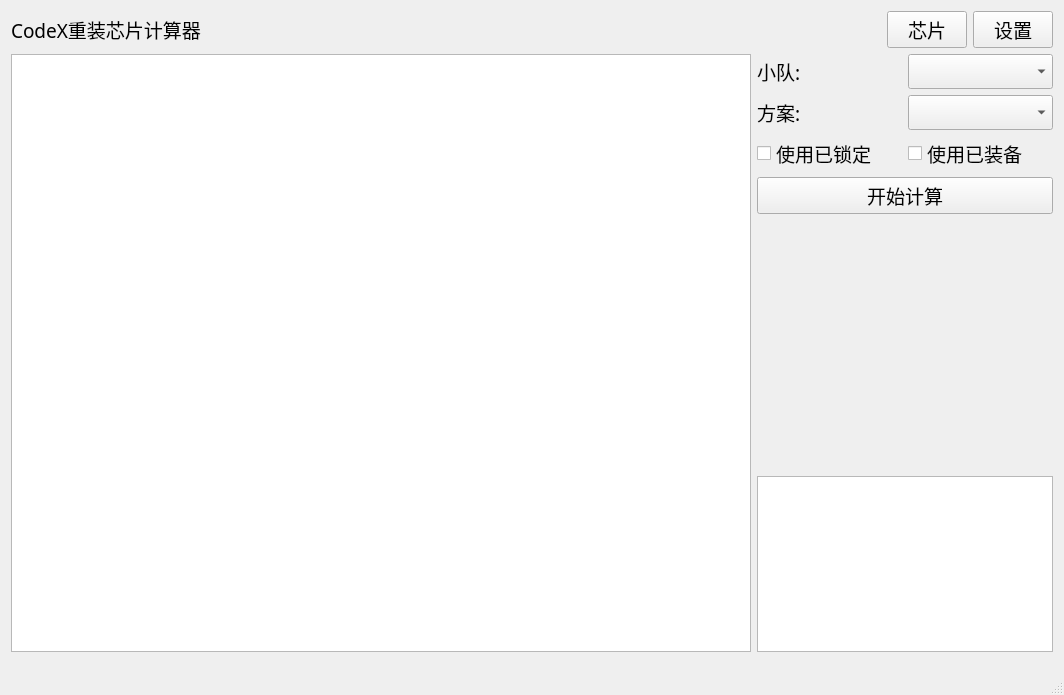
<?xml version="1.0" encoding="UTF-8"?>
<ui version="4.0">
 <class>CodeX</class>
 <widget class="QMainWindow" name="CodeX">
  <property name="geometry">
   <rect>
    <x>0</x>
    <y>0</y>
    <width>1064</width>
    <height>695</height>
   </rect>
  </property>
  <property name="font">
   <font>
    <family>等线</family>
    <pointsize>14</pointsize>
   </font>
  </property>
  <property name="windowTitle">
   <string>CodeX重装芯片计算器</string>
  </property>
  <widget class="QWidget" name="centralWidget">
   <layout class="QGridLayout" name="gridLayout" columnstretch="5,2">
    <item row="1" column="1">
     <layout class="QVBoxLayout" name="verticalLayout">
      <item>
       <layout class="QGridLayout" name="gridLayout_2">
        <item row="2" column="1">
         <widget class="QCheckBox" name="useEquippedCheckBox">
          <property name="text">
           <string>使用已装备</string>
          </property>
         </widget>
        </item>
        <item row="0" column="0">
         <widget class="QLabel" name="label_2">
          <property name="sizePolicy">
           <sizepolicy hsizetype="Minimum" vsizetype="Minimum">
            <horstretch>0</horstretch>
            <verstretch>0</verstretch>
           </sizepolicy>
          </property>
          <property name="text">
           <string>小队:</string>
          </property>
         </widget>
        </item>
        <item row="1" column="1">
         <widget class="QComboBox" name="configsComboBox"/>
        </item>
        <item row="1" column="0">
         <widget class="QLabel" name="label_3">
          <property name="sizePolicy">
           <sizepolicy hsizetype="Preferred" vsizetype="Minimum">
            <horstretch>0</horstretch>
            <verstretch>0</verstretch>
           </sizepolicy>
          </property>
          <property name="text">
           <string>方案:</string>
          </property>
         </widget>
        </item>
        <item row="0" column="1">
         <widget class="QComboBox" name="squadsComboBox">
          <property name="sizePolicy">
           <sizepolicy hsizetype="Preferred" vsizetype="Fixed">
            <horstretch>0</horstretch>
            <verstretch>0</verstretch>
           </sizepolicy>
          </property>
         </widget>
        </item>
        <item row="2" column="0">
         <widget class="QCheckBox" name="useLockedCheckBox">
          <property name="text">
           <string>使用已锁定</string>
          </property>
         </widget>
        </item>
        <item row="3" column="0" colspan="2">
         <widget class="QPushButton" name="solveButton">
          <property name="text">
           <string>开始计算</string>
          </property>
         </widget>
        </item>
       </layout>
      </item>
      <item>
       <layout class="QHBoxLayout" name="horizontalLayout_3">
        <item>
         <widget class="ChipView" name="chipView" native="true">
          <property name="sizePolicy">
           <sizepolicy hsizetype="Fixed" vsizetype="Fixed">
            <horstretch>0</horstretch>
            <verstretch>0</verstretch>
           </sizepolicy>
          </property>
          <property name="minimumSize">
           <size>
            <width>250</width>
            <height>250</height>
           </size>
          </property>
          <property name="maximumSize">
           <size>
            <width>250</width>
            <height>250</height>
           </size>
          </property>
         </widget>
        </item>
       </layout>
      </item>
      <item>
       <widget class="QTableView" name="chipsTable">
        <property name="sizePolicy">
         <sizepolicy hsizetype="Expanding" vsizetype="Expanding">
          <horstretch>0</horstretch>
          <verstretch>0</verstretch>
         </sizepolicy>
        </property>
       </widget>
      </item>
     </layout>
    </item>
    <item row="0" column="0" colspan="2">
     <layout class="QHBoxLayout" name="horizontalLayout_2">
      <item>
       <widget class="QLabel" name="label">
        <property name="sizePolicy">
         <sizepolicy hsizetype="Expanding" vsizetype="Preferred">
          <horstretch>0</horstretch>
          <verstretch>0</verstretch>
         </sizepolicy>
        </property>
        <property name="text">
         <string>CodeX重装芯片计算器</string>
        </property>
       </widget>
      </item>
      <item>
       <widget class="QPushButton" name="chipDataButton">
        <property name="text">
         <string>芯片</string>
        </property>
       </widget>
      </item>
      <item>
       <widget class="QPushButton" name="settingPushButton">
        <property name="text">
         <string>设置</string>
        </property>
       </widget>
      </item>
     </layout>
    </item>
    <item row="1" column="0">
     <widget class="QTableView" name="solutionTable"/>
    </item>
   </layout>
  </widget>
  <widget class="QStatusBar" name="statusBar"/>
 </widget>
 <layoutdefault spacing="6" margin="11"/>
 <customwidgets>
  <customwidget>
   <class>ChipView</class>
   <extends>QWidget</extends>
   <header>ChipView/ChipView.h</header>
   <container>1</container>
  </customwidget>
 </customwidgets>
 <resources>
  <include location="CodeX.qrc"/>
 </resources>
 <connections/>
</ui>
